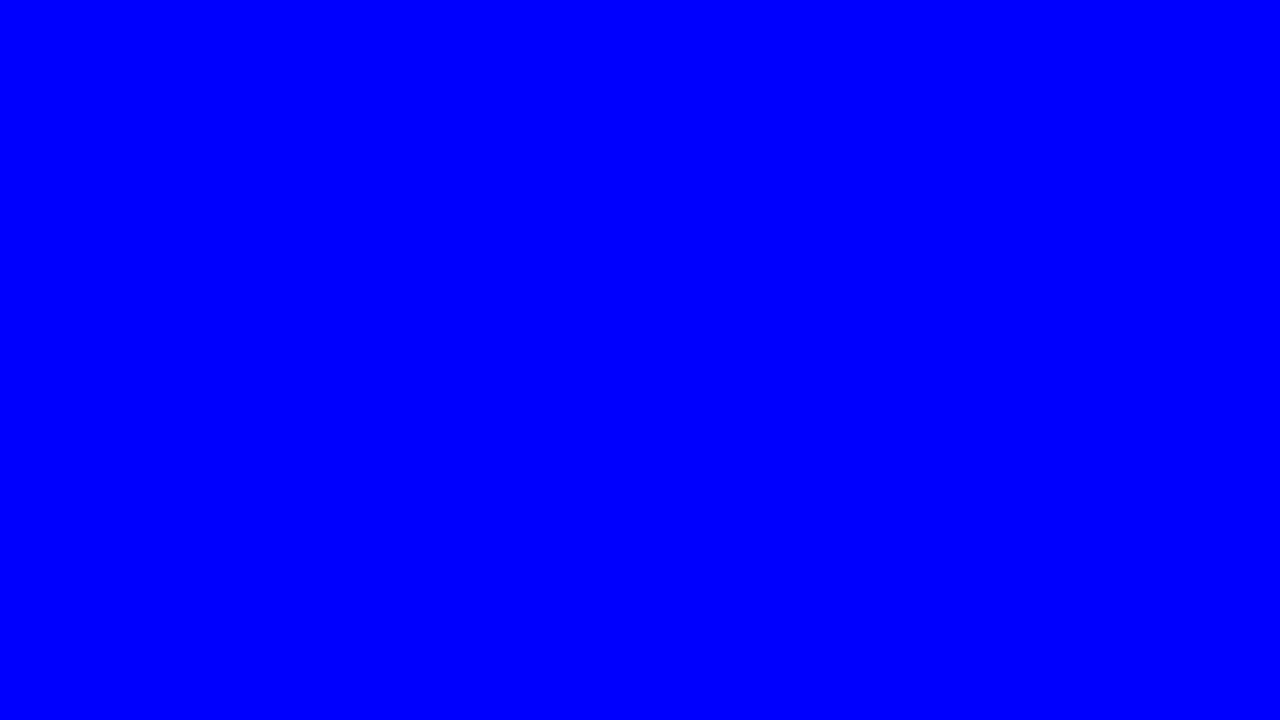
#> input picture test_frame.jpg, 1280 x 720 px
$ python verify_left_align.py
#> lines starting #> are read from the running program, lines starting #| are printed output that depends on the picture
### core/image_gen.py
from PIL import Image, ImageDraw, ImageFont
import os

def draw_text_on_image(image_path, text, output_path, style):
    """
    Draws text on an image with given style.
    style: {
        "font_size": int,
        "color": str (hex),
        "border_color": str (hex),
        "border_width": int,
        "position": (x, y) tuple or "center",
        "font_path": str (optional)
    }
    """
#> called with image_path = 'test_frame.jpg', output_path = 'test_left_align.jpg'
    try:
        with Image.open(image_path) as img:
            # Convert to RGBA for transparency support if needed
#> img is the input picture: PIL image 1280x720 RGB; mean R, G, B 0, 0, 254
            img = img.convert("RGBA")
#> img: PIL image 1280x720 RGBA

            draw = ImageDraw.Draw(img)

            # Load Font
            font_size = style.get("font_size", 50)
            font_path = style.get("font_path", "Arial") # Default to Arial if not found

            try:
                font = ImageFont.truetype(font_path, font_size)
            except IOError:
                # Fallback to default
                try:
                    font = ImageFont.truetype("Arial.ttf", font_size)
                except:
                    font = ImageFont.load_default()

            # Text Wrapping Logic
            img_width, img_height = img.size
#> img_width = 1280; img_height = 720
            max_width = img_width - 40 # Margin
#> max_width = 1240

            lines = []
            words = text.split()
            current_line = []

            for word in words:
                test_line = ' '.join(current_line + [word])
                bbox = draw.textbbox((0, 0), test_line, font=font)
                w = bbox[2] - bbox[0]
                if w <= max_width:
                    current_line.append(word)
                else:
                    if current_line:
                        lines.append(' '.join(current_line))
                        current_line = [word]
                    else:
                        # Word itself is too long, force split or just add it
                        lines.append(word)
                        current_line = []
#> this loop made 18 passes
#> (bbox, w) on passes 1 to 12: ((0, 10, 126, 57), 126), ((0, 10, 254, 57), 254), ((0, 10, 321, 57), 321), ((0, 10, 513, 57), 513), ((0, 10, 753, 57), 753), ((0, 10, 880, 57), 880), ((0, 10, 947, 57), 947), ((0, 10, 1099, 68), 1099), ((0, 10, 1251, 68), 1251), ((0, 22, 284, 68), 284), ((0, 22, 436, 68), 436), ((0, 22, 588, 68), 588)
#> after the loop, lines = ['First line is short. Second line is very', 'very very very very very very very long.']
            if current_line:
                lines.append(' '.join(current_line))

            # Calculate total height of block
            line_heights = []
            total_text_height = 0
            for line in lines:
                bbox = draw.textbbox((0, 0), line, font=font)
                h = bbox[3] - bbox[1]
                # Add some line spacing
                h += font_size * 0.2
                line_heights.append(h)
                total_text_height += h
#> this loop made 3 passes
#> (line, bbox, h, total_text_height) on passes 1 to 3: ('First line is short. Second line is very', (0, 10, 1099, 68), 70, 70), ('very very very very very very very long.', (0, 10, 1211, 68), 70, 140), ('Third line.', (-1, 10, 300, 57), 59, 199)
#> after the loop, line_heights = [70, 70, 59]; total_text_height = 199

            # Remove last spacing
            if line_heights:
                total_text_height -= (font_size * 0.2)
#> total_text_height = 187

            # Position Block
            pos = style.get("position", "center")
            anchor = style.get("anchor", None)

            # Determine starting Y based on anchor/position
            # If anchor is 'mm' (center), pos is center of block
            # If anchor is None (top-left), pos is top-left of block

            if pos == "center":
                start_x = img_width / 2
#> start_x = 640
                start_y = (img_height - total_text_height) / 2
#> start_y = 266.5
                draw_anchor = "mm" # Force center alignment for lines
            else:
                start_x, start_y = pos
                draw_anchor = anchor

            # If anchor is 'mm', start_y is the center of the BLOCK.
            # We need to calculate the top of the block to draw lines downwards.
            if draw_anchor == "mm":
                current_y = start_y - (total_text_height / 2)
#> current_y = 173
                # Also x is center of the BLOCK.
                # To align LEFT, we need the left edge of the block.
                # We need the max width of the lines to find the left edge.
                max_line_width = 0
                for line in lines:
                    bbox = draw.textbbox((0, 0), line, font=font)
                    w = bbox[2] - bbox[0]
                    if w > max_line_width:
                        max_line_width = w
#> this loop made 3 passes
#> (line, bbox, w, max_line_width) on passes 1 to 2: ('First line is short. Second line is very', (0, 10, 1099, 68), 1099, 1099), ('very very very very very very very long.', (0, 10, 1211, 68), 1211, 1211)
#> (line, bbox, w) on pass 3: ('Third line.', (-1, 10, 300, 57), 301)
#> after the loop, max_line_width = 1211

                # Left edge relative to center start_x
                block_left_x = start_x - (max_line_width / 2)
#> block_left_x = 34.5
                line_x = block_left_x
#> line_x = 34.5
            else:
                # Assume top-left or similar.
                # If anchor is None, it means top-left.
                current_y = start_y
                line_x = start_x

            # Colors
            text_color = style.get("color", "#FFFFFF")
            border_color = style.get("border_color", "#000000")
            border_width = style.get("border_width", 2)

            # Draw Each Line
            for i, line in enumerate(lines):
                h = line_heights[i]

                if draw_anchor == "mm":
                    # We are drawing left-aligned lines, but the block is centered.
                    # We calculated line_x as the left edge.
                    # We should use anchor="lm" (Left-Middle) for each line to align them to line_x.
                    # And we need the Y center of the line slot.

                    line_content_h = h - (font_size * 0.2)
                    draw_y = current_y + (line_content_h / 2)

                    if border_width > 0:
                        draw.text((line_x, draw_y), line, font=font, fill=text_color, stroke_width=border_width, stroke_fill=border_color, anchor="lm")
                    else:
                        draw.text((line_x, draw_y), line, font=font, fill=text_color, anchor="lm")

                    current_y += h
                else:
                    # Left aligned (default)
                    # We draw at line_x, current_y
                    # anchor=None means top-left (la)

                    if border_width > 0:
                        draw.text((line_x, current_y), line, font=font, fill=text_color, stroke_width=border_width, stroke_fill=border_color, anchor=draw_anchor)
                    else:
                        draw.text((line_x, current_y), line, font=font, fill=text_color, anchor=draw_anchor)

                    current_y += h
#> this loop made 3 passes
#> (line, h, line_content_h, draw_y, current_y) on passes 1 to 3: ('First line is short. Second line is very', 70, 58, 202, 243), ('very very very very very very very long.', 70, 58, 272, 313), ('Third line.', 59, 47, 336.5, 372)
#> after the loop, current_y = 372

            # Save
            img = img.convert("RGB") # Convert back to RGB for JPG
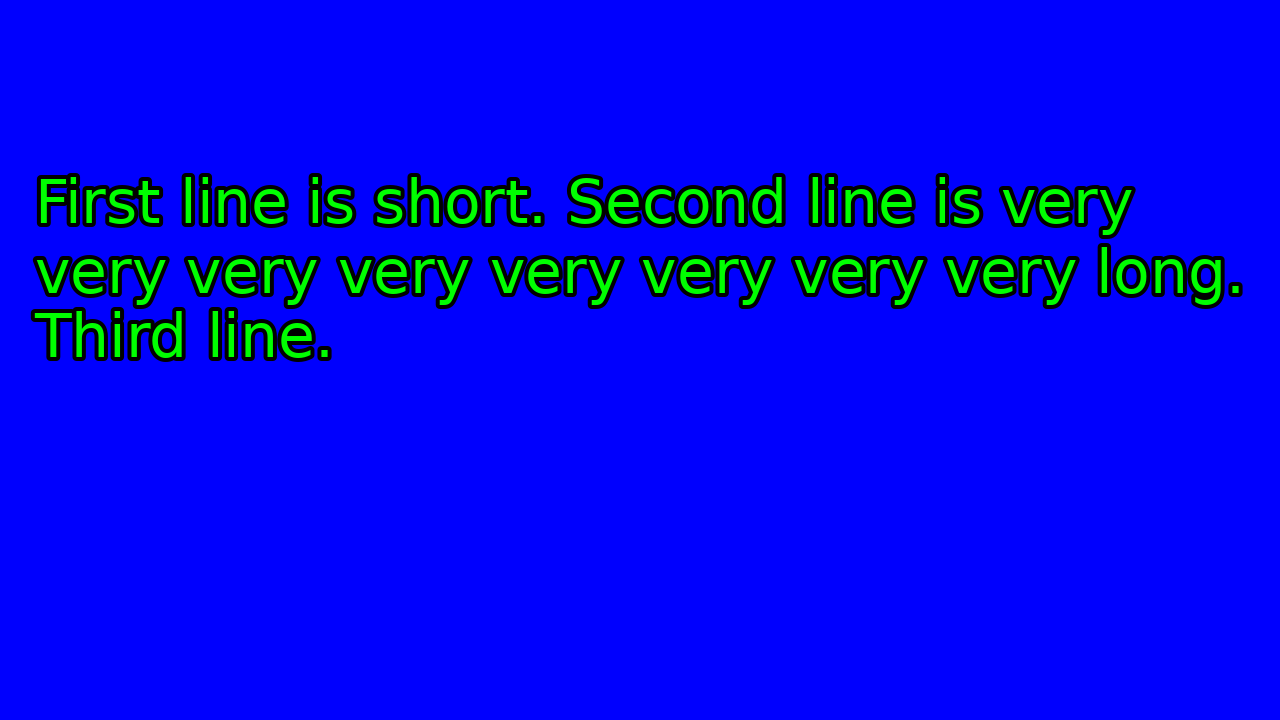
#> img: PIL image 1280x720 RGB; mean R, G, B 0, 7.9, 233.1
            img.save(output_path)
            return output_path

    except Exception as e:
        print(f"Image Gen Error: {e}")
        return None

### verify_left_align.py
import os
from core.image_gen import draw_text_on_image

def test_left_align():
    print("Starting Left Align Verification...")

    if not os.path.exists("test_frame.jpg"):
        print("Error: test_frame.jpg not found.")
        return

    # Test Multi-line text with different line lengths
    text = "Short line\nThis is a much longer line that should wrap or just be long\nShort"
    # We need to simulate wrapping by providing a long text that wraps naturally
    long_text = "First line is short. Second line is very very very very very very very very long. Third line."

    output_path = "test_left_align.jpg"

    style = {
        "font_size": 60,
        "color": "#00FF00",
        "border_color": "#000000",
        "border_width": 4,
        "position": "center",
        "anchor": "mm"
    }

    print(f"Generating image with text: '{long_text}'")
    result = draw_text_on_image("test_frame.jpg", long_text, output_path, style)

    if result and os.path.exists(output_path):
        print(f"Success! Check {output_path}. The text block should be centered, but lines inside should be LEFT aligned.")
    else:
        print("Failed to generate image.")

if __name__ == "__main__":
    test_left_align()

$ run again, with test_wrap.jpg copied over test_frame.jpg
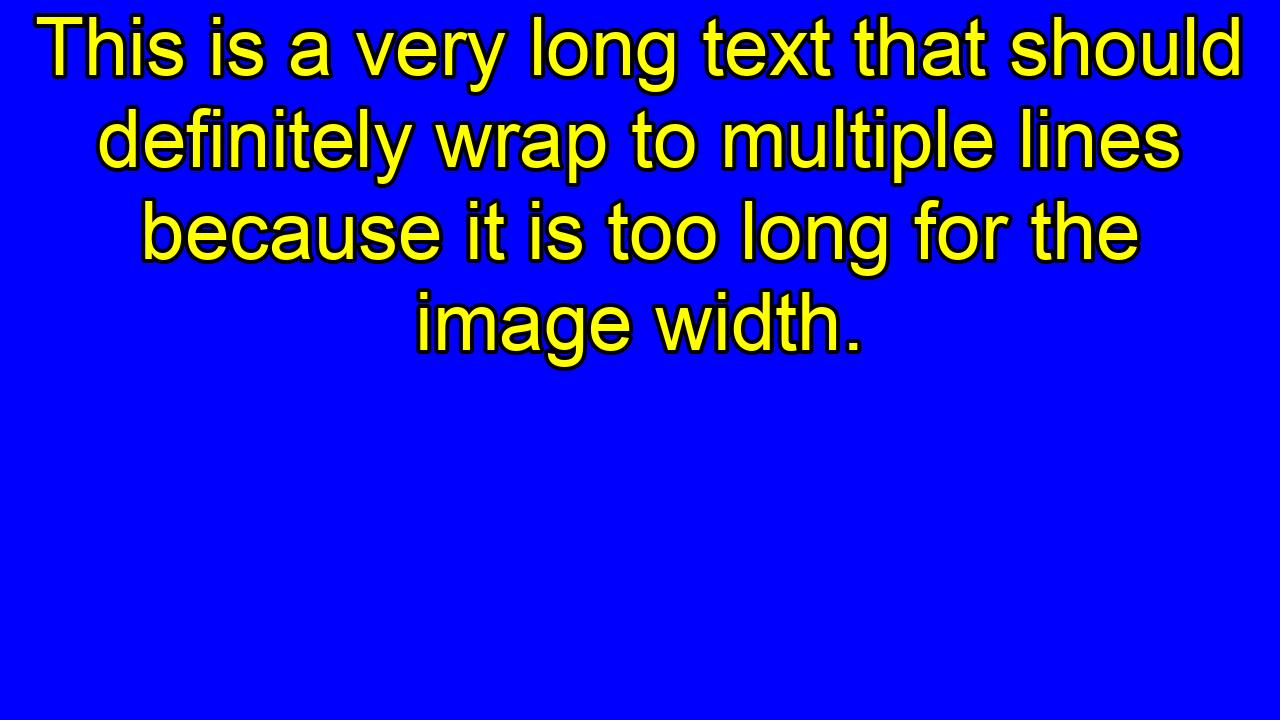
#> input picture test_wrap.jpg, 1280 x 720 px
#> in draw_text_on_image, img is the input picture: PIL image 1280x720 RGB; mean R, G, B 18.2, 18.2, 215.9
#> the loop in draw_text_on_image, `for word in words:` made 18 passes
#> (bbox, w) on passes 1 to 8: ((0, 10, 126, 57), 126), ((0, 10, 254, 57), 254), ((0, 10, 321, 57), 321), ((0, 10, 513, 57), 513), ((0, 10, 753, 57), 753), ((0, 10, 880, 57), 880), ((0, 10, 947, 57), 947), ((0, 10, 1099, 68), 1099)
#> after the loop in draw_text_on_image, `for word in words:`: lines = ['First line is short. Second line is very', 'very very very very very very very long.']
#> the loop in draw_text_on_image, `for line in lines:` made 3 passes
#> (line, bbox, h, total_text_height) on passes 1 to 3: ('First line is short. Second line is very', (0, 10, 1099, 68), 70, 70), ('very very very very very very very long.', (0, 10, 1211, 68), 70, 140), ('Third line.', (-1, 10, 300, 57), 59, 199)
#> after the loop in draw_text_on_image, `for line in lines:`: line_heights = [70, 70, 59]; total_text_height = 199
#> in draw_text_on_image, `total_text_height -= (font_size * 0.2)`: total_text_height = 187
#> start_y = 266.5
#> in draw_text_on_image, `current_y = start_y - (total_text_height / 2)`: current_y = 173
#> the loop in draw_text_on_image, `for line in lines:` made 3 passes
#> (line, bbox, w, max_line_width) on passes 1 to 2: ('First line is short. Second line is very', (0, 10, 1099, 68), 1099, 1099), ('very very very very very very very long.', (0, 10, 1211, 68), 1211, 1211)
#> after the loop in draw_text_on_image, `for line in lines:`: max_line_width = 1211
#> block_left_x = 34.5
#> the loop in draw_text_on_image, `for i, line in enumerate(lines):` made 3 passes
#> (line, h, line_content_h, draw_y, current_y) on passes 1 to 3: ('First line is short. Second line is very', 70, 58, 202, 243), ('very very very very very very very long.', 70, 58, 272, 313), ('Third line.', 59, 47, 336.5, 372)
#> after the loop in draw_text_on_image, `for i, line in enumerate(lines):`: current_y = 372
#> in draw_text_on_image, `img = img.convert("RGB")`:
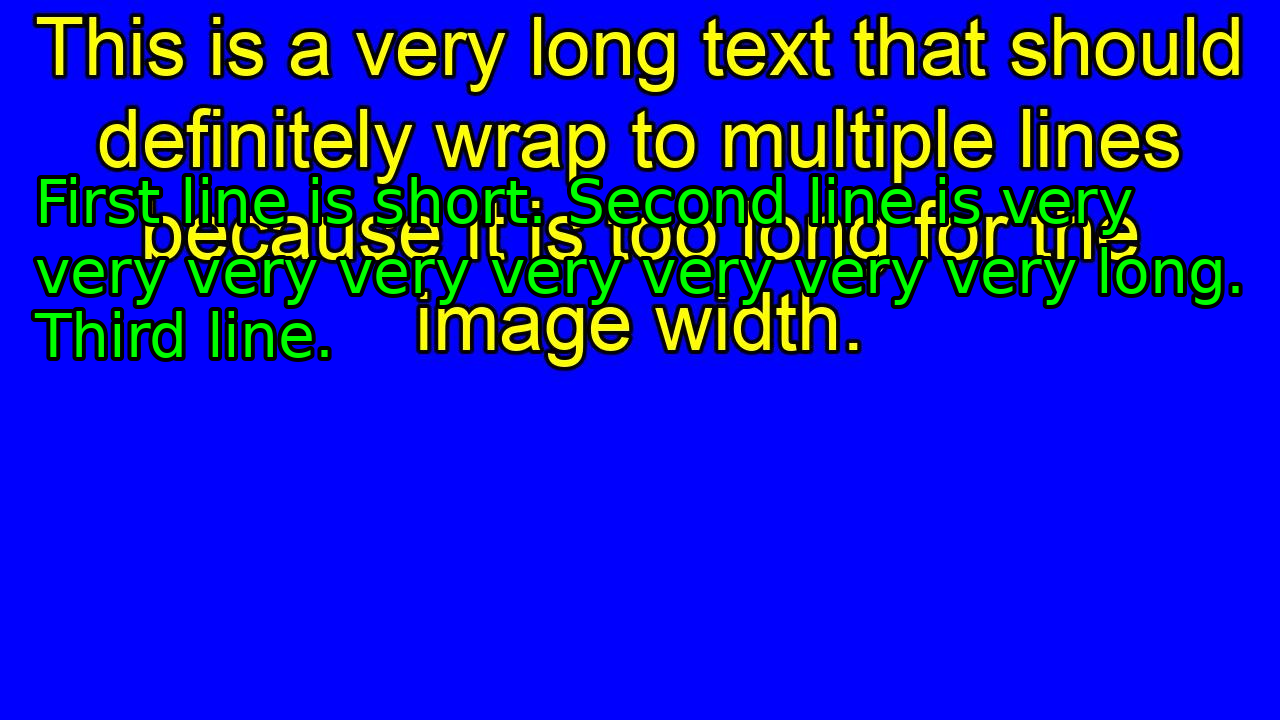
#> img: PIL image 1280x720 RGB; mean R, G, B 16.8, 24.6, 198.2
